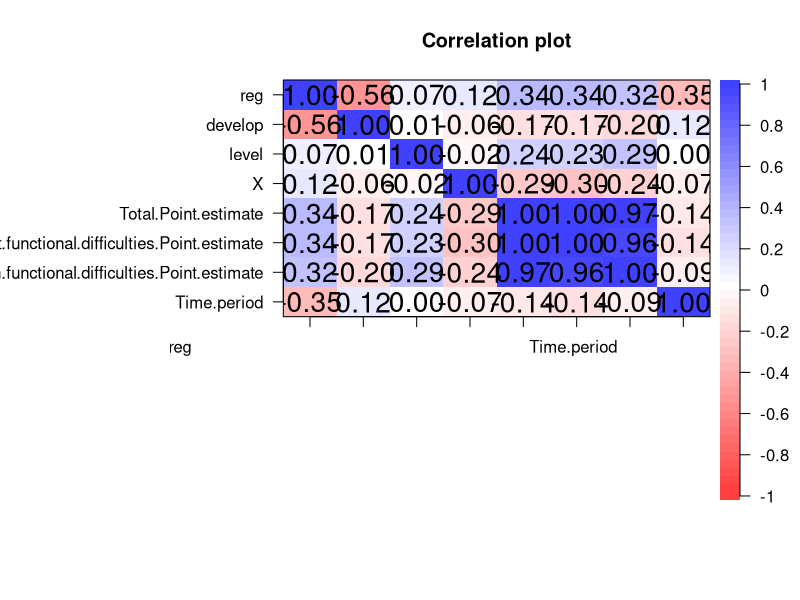
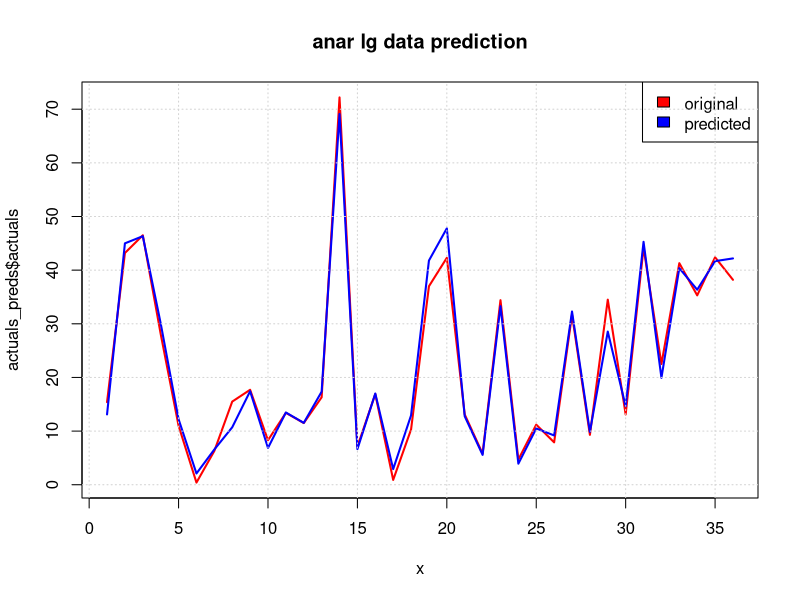

R code for these plots, in order:
library(psych)
library(caret)
library(dplyr)
library(car)

oor=read.csv("OOS/HousingOOR.csv")
dt1=subset(oor,select = c(reg,develop,level,X,
                          Total.Point.estimate,Children.without.functional.difficulties.Point.estimate,
                          Children.with.functional.difficulties.Point.estimate,Time.period))
corPlot(cor(dt1))

set.seed(8)
split1<- sample(c(rep(0, 0.7 * nrow(dt1)), rep(1, 0.3 * nrow(dt1))))
table(split1)
train=dt1[split1==0,]
test=dt1[split1==1,]

model=lm(Children.with.functional.difficulties.Point.estimate~.,data = train)
dtPred=predict(model,test)

actuals_preds <- data.frame(cbind(actuals=test$Children.with.functional.difficulties.Point.estimate, predicteds=dtPred))


mse = mean((actuals_preds$actuals - actuals_preds$predicteds)^2)
mae = MAE(actuals_preds$actuals, actuals_preds$predicteds)
rmse = RMSE(actuals_preds$actuals, actuals_preds$predicteds)

cat("MSE: ", mse, "MAE: ", mae, " RMSE: ", rmse)
#MSE:  5.156368 MAE:  1.64095  RMSE:  2.270764

x = 1:length(actuals_preds$actuals)
plot(x, actuals_preds$actuals, col = "red", type = "l", lwd=2,
     main = "anar lg data prediction")
lines(x, actuals_preds$predicteds, col = "blue", lwd=2)
legend("topright",  legend = c("original", "predicted"), 
       fill = c("red", "blue"), col = 2:3,  adj = c(0, 0.6))
grid()
cor(actuals_preds)
# actuals predicteds
# actuals    1.0000000  0.9906422
# predicteds 0.9906422  1.0000000

summary(model)
# Call:
#   lm(formula = Children.with.functional.difficulties.Point.estimate ~ 
#        ., data = train)
# 
# Residuals:
#   Min      1Q  Median      3Q     Max 
# -4.2412 -1.7173 -0.6061  0.9210 10.6210 
# 
# Coefficients:
#   Estimate Std. Error t value Pr(>|t|)    
# (Intercept)                                             -536.2213   720.2423  -0.745    0.459    
# reg                                                       -0.2311     0.2999  -0.771    0.443    
# develop                                                   -0.6709     0.7290  -0.920    0.360    
# level                                                      0.4489     0.4004   1.121    0.266    
# X                                                          0.5994     0.6604   0.908    0.367    
# Total.Point.estimate                                       4.7735     0.3821  12.494  < 2e-16 ***
#   Children.without.functional.difficulties.Point.estimate   -3.8013     0.3869  -9.824  4.1e-15 ***
#   Time.period                                                0.2665     0.3566   0.747    0.457    
# ---
#   Signif. codes:  0 '***' 0.001 '**' 0.01 '*' 0.05 '.' 0.1 ' ' 1
# 
# Residual standard error: 2.707 on 75 degrees of freedom
# Multiple R-squared:  0.9783,	Adjusted R-squared:  0.9763 
# F-statistic: 483.1 on 7 and 75 DF,  p-value: < 2.2e-16